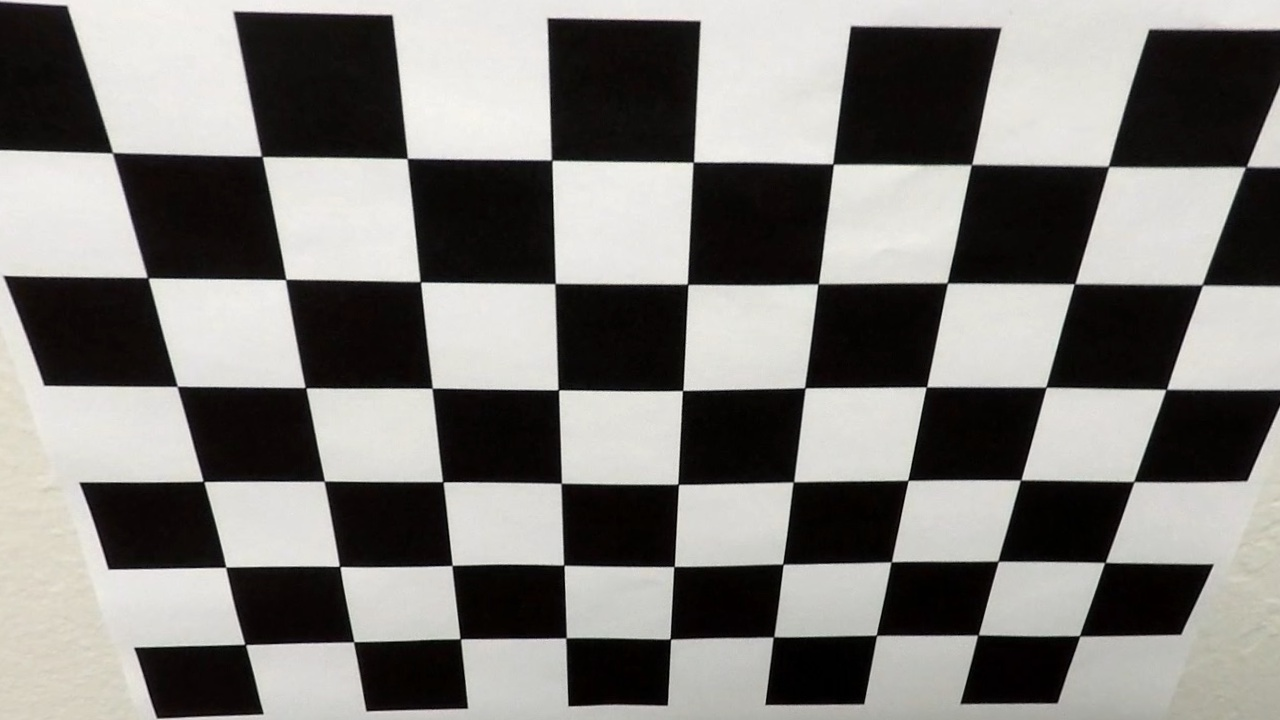
#> input picture test_undist.jpg, 1280 x 720 px
$ python -i thresholding.py   (imports and definitions only)   (older library calls are emulated)
#> lines starting #> are read from the running program, lines starting #| are printed output that depends on the picture

import numpy as np
import cv2


def abs_sobel_thresh(img, orient='x', sobel_kernel=3, thresh=(0, 255)):
    # Apply the following steps to img
    # 1) Convert to grayscale
#> called with orient = 'x', sobel_kernel = 3, thresh = (0, 255)
    gray = cv2.cvtColor(img, cv2.COLOR_RGB2GRAY)

    # 2) Take the derivative in x or y given orient = 'x' or 'y'
    sobelx = cv2.Sobel(gray, cv2.CV_64F, 1, 0, ksize=sobel_kernel)
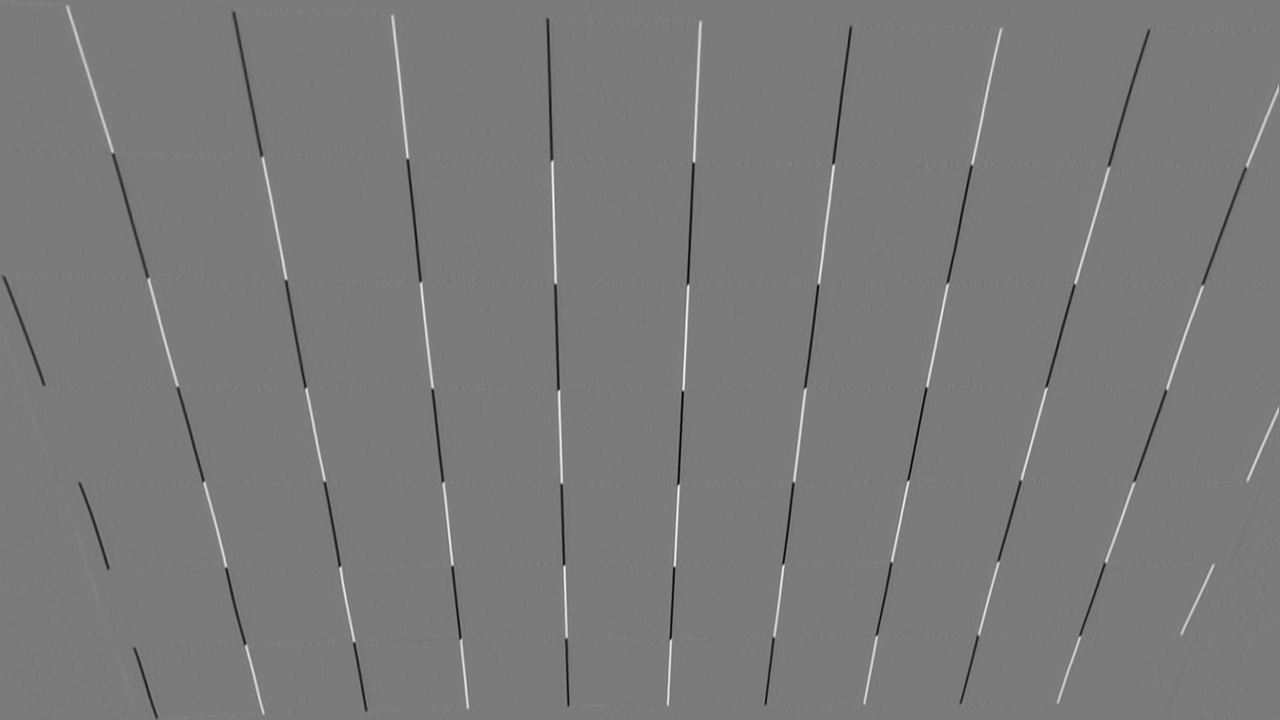
#> sobelx: shape (720, 1280) float64; min -880, max 944, mean -0.2; drawn with min black and max white
    sobely = cv2.Sobel(gray, cv2.CV_64F, 0, 1, ksize=sobel_kernel)
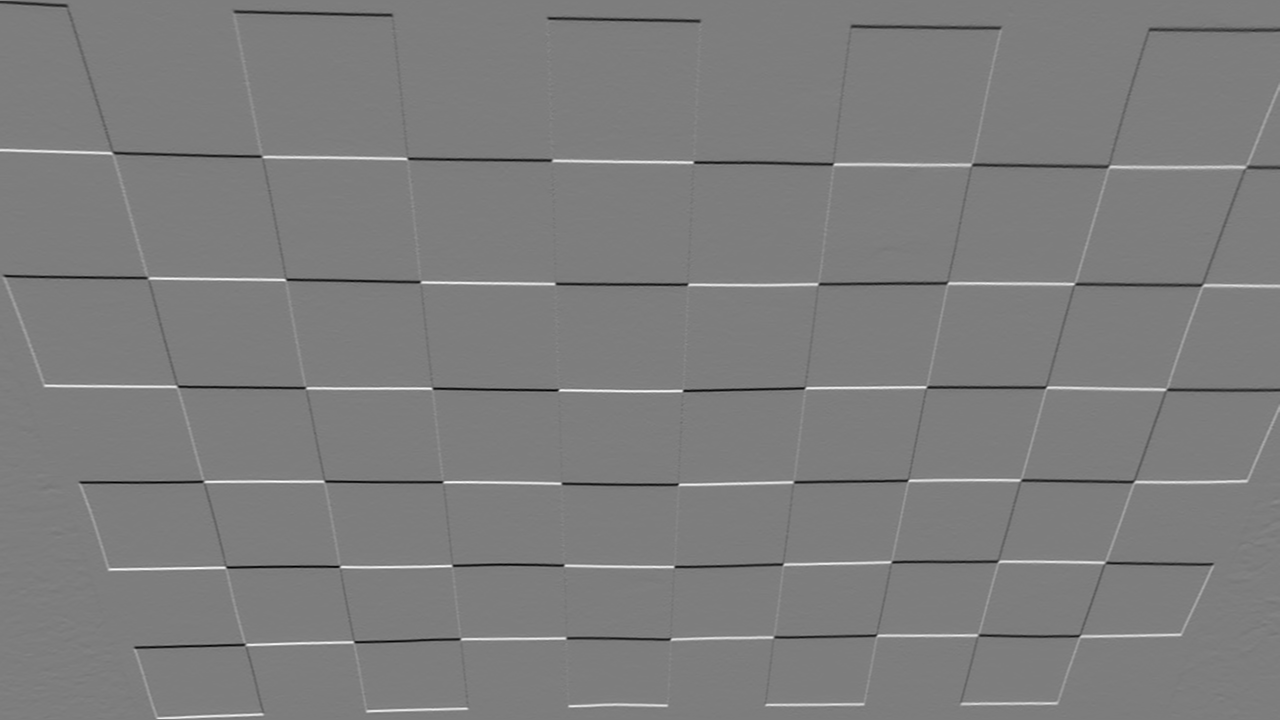
#> sobely: shape (720, 1280) float64; min -833, max 854, mean -0.5; drawn with min black and max white

    # 3) Take the absolute value of the derivative or gradient
    abs_sobelx = np.absolute(sobelx)
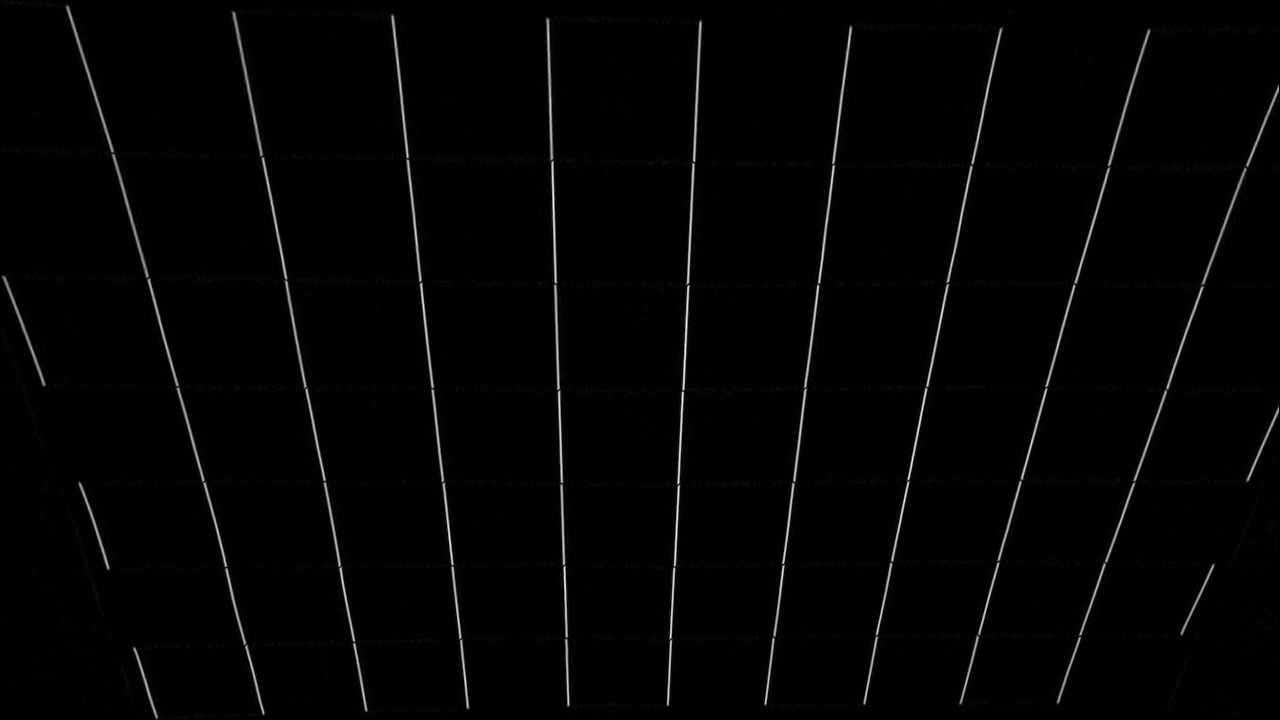
#> abs_sobelx: shape (720, 1280) float64; min 0, max 944, mean 15.7; drawn with min black and max white
    abs_sobely = np.absolute(sobely)
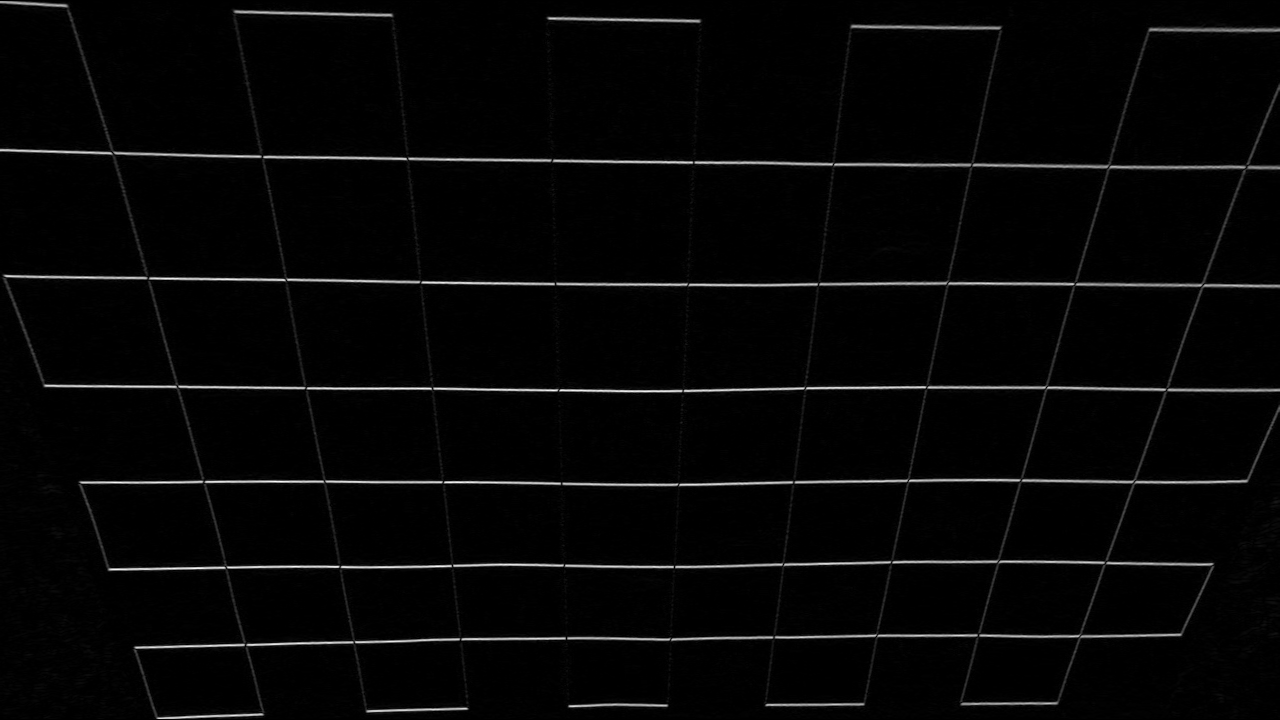
#> abs_sobely: shape (720, 1280) float64; min 0, max 854, mean 20.5; drawn with min black and max white

    # 4) Scale to 8-bit (0 - 255) then convert to type = np.uint8
    scaled_sobelx = np.uint8(255 * abs_sobelx / np.max(abs_sobelx))
    scaled_sobely = np.uint8(255 * abs_sobely / np.max(abs_sobely))

    # 5) Create a mask of 1's where the scaled gradient magnitude
    # is > thresh_min and < thresh_max
    sxbinary = np.zeros_like(scaled_sobelx)
    sxbinary[(scaled_sobelx >= thresh[0]) & (scaled_sobelx <= thresh[1])] = 1

    sybinary = np.zeros_like(scaled_sobely)
    sybinary[(scaled_sobely >= thresh[0]) & (scaled_sobely <= thresh[1])] = 1

    # 6) Return this mask as your binary_output image
    if orient == 'x':
        binary_output = sxbinary
    else:
        binary_output = sybinary

    return binary_output


# [64 lines left out: functions mag_thresh, dir_threshold, color_threshold, not called in this run]

>>> import cv2
>>> picture = cv2.cvtColor(cv2.imread('../test_undist.jpg'), cv2.COLOR_BGR2RGB)
>>> result = abs_sobel_thresh(picture)
#> result: shape (720, 1280); every value is 1
